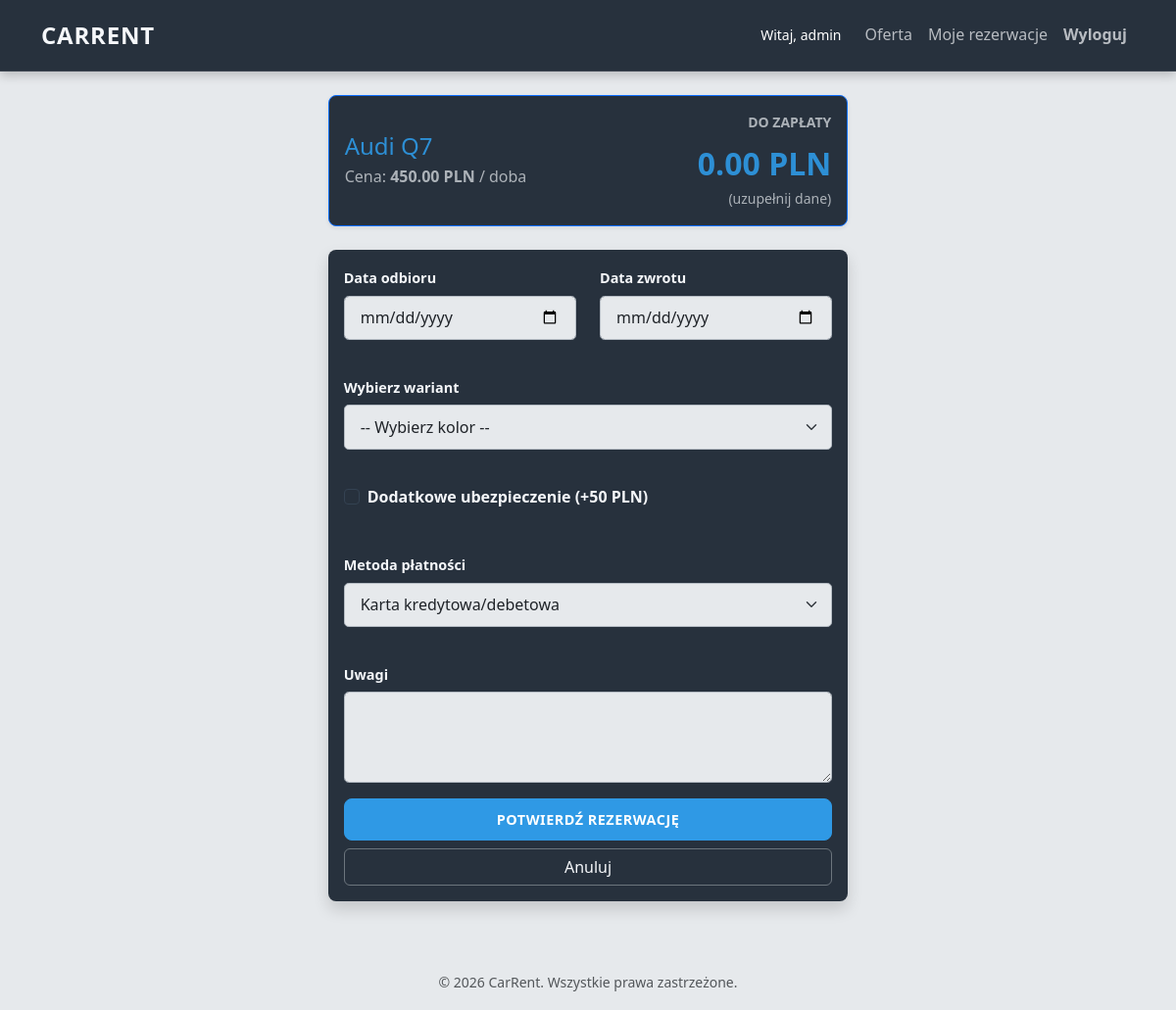
Before: /book/7/ (signed in) with the older database file.
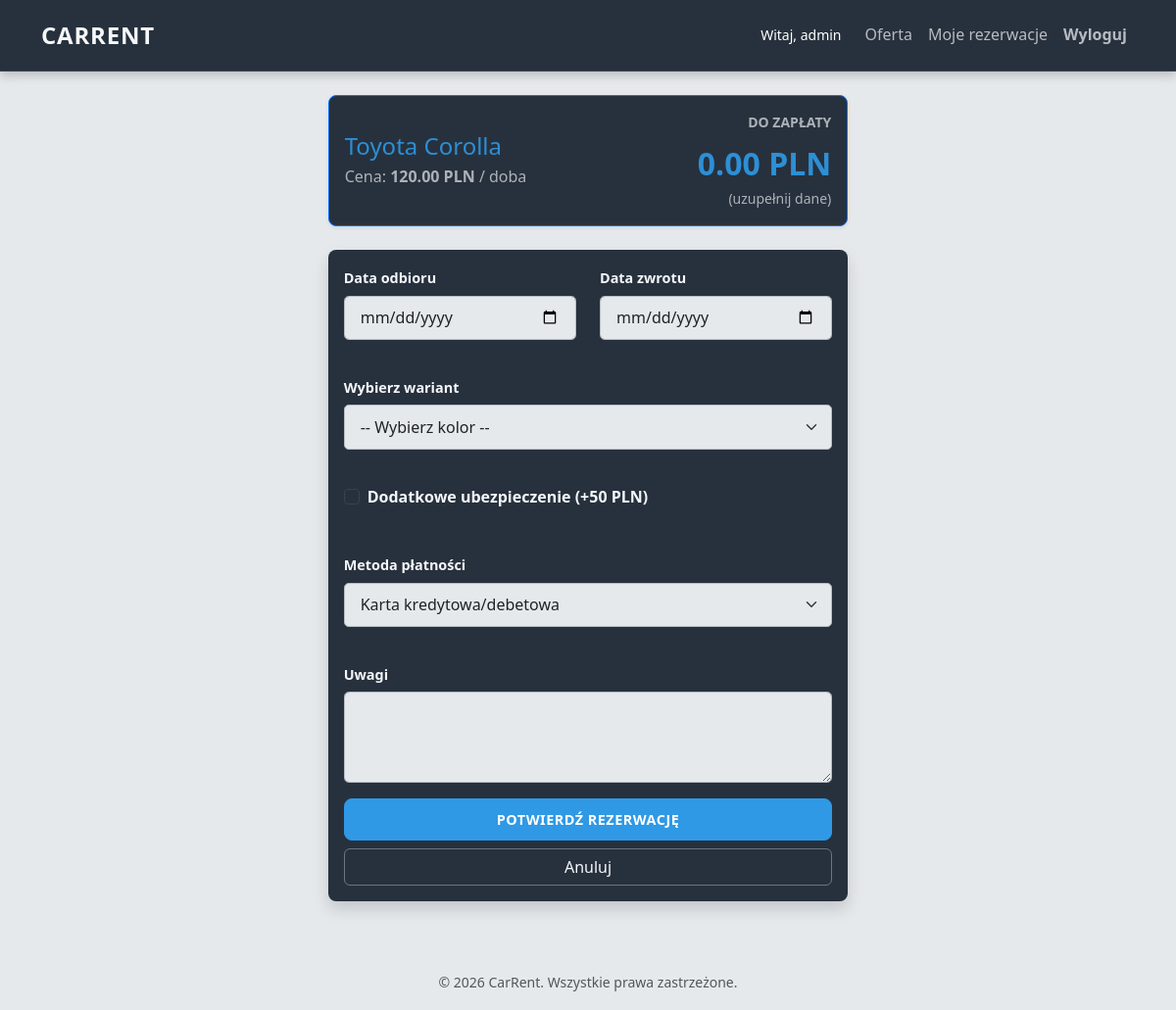
After: the same page with the newer database file.
### service/models.py (models this page shows, shortened)
class Car(models.Model):
    GEARBOX_CHOICES = [('manual', 'Manualna'), ('automatic', 'Automatyczna')]
    brand = models.CharField(max_length=100, verbose_name="Marka")
    model = models.CharField(max_length=100, verbose_name="Model")
    category = models.ForeignKey(Category, on_delete=models.SET_NULL, null=True, related_name='cars',
                                 verbose_name="Kategoria")
    production_year = models.PositiveIntegerField(verbose_name="Rok produkcji")
    price_per_day = models.DecimalField(max_digits=6, decimal_places=2, verbose_name="Cena za dobę (PLN)")
    gearbox = models.CharField(max_length=20, choices=GEARBOX_CHOICES, default='manual', verbose_name="Skrzynia biegów")
    image = models.ImageField(upload_to='cars/', blank=True, null=True, verbose_name="Zdjęcie główne")
    description = models.TextField(verbose_name="Opis wyposażenia")
    class Meta:
        verbose_name = "Samochód"
        verbose_name_plural = "Samochody"

### service/views.py (the view)
# urls.py: path('book/<int:car_id>/', views.book_car, name='book_car'),
@login_required
def book_car(request, car_id):
    car = get_object_or_404(Car, pk=car_id)
    if request.method == 'POST':
        form = RentalForm(request.POST, car_id=car.id)
        if form.is_valid():
            rental = form.save(commit=False)
            rental.car = car
            rental.user = request.user
            rental.save()
            return redirect('my_rentals')
    else:
        form = RentalForm(car_id=car.id)
    return render(request, 'service/book_car.html', {'form': form, 'car': car})

### service/models.py (called while the page is built)
    @property
    def active_rentals_count(self):
        return self.rentals.filter(end_date__gte=timezone.now().date()).count()

    @property
    def available_quantity(self):
        count = self.quantity - self.active_rentals_count
        return max(0, count)

### service/templates/service/book_car.html (shortened to what this page needs)
{% extends 'service/base.html' %}
{% load l10n %}
{% block content %}
<div class="row justify-content-center">
    <div class="col-md-8">
        <div class="card mb-4 border-primary shadow-sm">
            <div class="card-body d-flex align-items-center justify-content-between" style="min-height: 110px;">
                <div>
                    <h4 class="mb-1 text-primary">{{ car.brand }} {{ car.model }}</h4>
                    <div class="text-muted">Cena: <strong>{{ car.price_per_day }} PLN</strong> / doba</div>
                </div>
                <div class="text-end">
                    <div class="text-muted small text-uppercase fw-bold mb-1">Do zapłaty</div>
                    <div id="live-cost-display" class="fs-2 fw-bold text-primary">0.00 PLN</div>
                    <div id="live-days-display" class="small text-muted">(wybierz daty)</div>
                </div>
            </div>
        </div>
        <div class="card shadow border-0">
            <div class="card-body">
                <form method="post" novalidate id="booking-form">
                    <div class="row">
                        <div class="col-md-6 mb-2">
                            <label class="form-label fw-bold">Data odbioru</label>
                            {{ form.start_date }}
                            <div class="validation-placeholder" id="start-error"></div>
                        </div>
                        <div class="col-md-6 mb-2">
                            <label class="form-label fw-bold">Data zwrotu</label>
                            {{ form.end_date }}
                            <div class="validation-placeholder" id="end-error"></div>
                        </div>
                        <div class="col-12 mb-2">
                            <label class="form-label fw-bold">Wybierz wariant</label>
                            {{ form.car_color }}
                            {% if form.car_color.errors %}
                                <div class="validation-placeholder">{{ form.car_color.errors.0 }}</div>
                            {% else %}
                                <div class="validation-placeholder" id="color-error"></div>
                            {% endif %}
                        </div>
                        <div class="col-12 mb-3">
                            <div class="form-check">
                                {{ form.insurance_accepted }}
                                <label class="form-check-label fw-bold" for="{{ form.insurance_accepted.id_for_label }}">
                                    Dodatkowe ubezpieczenie (+50 PLN)
                                </label>
                            </div>
                            <div class="validation-placeholder"></div>
                        </div>
                        <div class="col-12 mb-2">
                            <label class="form-label fw-bold">Metoda płatności</label>
                            {{ form.payment_method }}
                            <div class="validation-placeholder"></div>
                        </div>
                        <div class="col-12 mb-2">
                            <label class="form-label fw-bold">Uwagi</label>
                            {{ form.notes }}
                        </div>
                    </div>
                    <div class="d-grid gap-2 mt-2">
                        <button type="submit" class="btn btn-success btn-lg" id="submit-btn" disabled>Potwierdź rezerwację</button>
                        <a href="{% url 'car_detail' car.id %}" class="btn btn-outline-secondary">Anuluj</a>
                    </div>
                </form>
            </div>
        </div>
    </div>
</div>
{% endblock %}

Changed rows visible on the page:
changed Car: brand "Audi" → "Toyota"; model "Q7" → "Corolla"; price_per_day "450.00" → "120.00"
